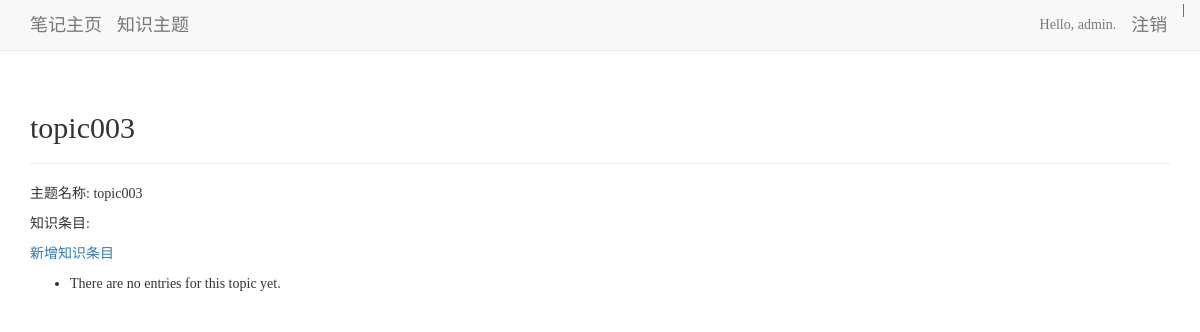
Page /topics/3/ (signed in) on the earlier database version.
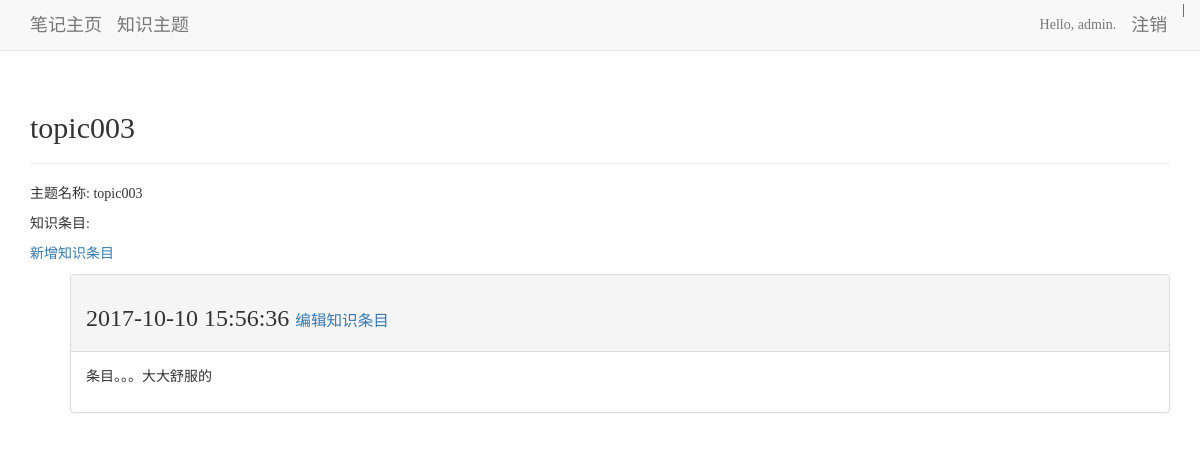
Same page on the later database version.
### learning_logs/models.py (models this page shows, shortened)
class Topic(models.Model):
    text = models.CharField(max_length=200)
    date_added = models.DateTimeField(auto_now_add=True)
    description = models.CharField(max_length=200)
    owner = models.ForeignKey(User)
    def __str__(self):
        return self.text

class Entry(models.Model):
    topic = models.ForeignKey(Topic)
    text = models.TextField()
    date_added = models.DateTimeField(auto_now_add=True)
    class Meta:
        verbose_name_plural = 'entries'

### learning_logs/views.py (the view)
# urls.py: url(r'^topics/(?P<topic_id>\d+)/$', views.topic, name='topic'),
@login_required
def topic(request, topic_id):
    topic = Topic.objects.get(id=topic_id)
    if topic.owner != request.user:
        raise Http404
    entries = topic.entry_set.order_by('-date_added')
    context = {'topic': topic, 'entries': entries}
    return render(request, 'learning_logs/topic.html', context)

### learning_logs/templates/learning_logs/topic.html
{% extends 'learning_logs/base.html' %}
{% block header %}
    <h2>{{ topic }}</h2>
{% endblock header %}
{% block content %}
    <p>主题名称: {{ topic }}</p>
    <p>知识条目:</p>
    <p>
        <a href="{% url 'learning_logs:new_entry' topic.id %}">新增知识条目</a>
    </p>
    <ul>
        {% for entry in entries %}
            <div class="panel panel-default">
                <div class="panel-heading">
                    <h3>
                        {{ entry.date_added|date:"Y-m-d H:i:s" }}
                        <small>
                            <a href="{% url 'learning_logs:edit_entry' entry.id %}">
                                编辑知识条目</a>
                        </small>
                    </h3>
                </div>
                <div class="panel-body">
                    {{ entry.text|linebreaks }}
                </div>
            </div>
            {% empty %}
            <li>
                There are no entries for this topic yet.
            </li>
        {% endfor %}
    </ul>
{% endblock content %}

### learning_logs/templates/learning_logs/base.html (shortened to what this page needs)
{% load bootstrap3 %}
<!DOCTYPE html>
<html lang="en">
    <head>
        {% bootstrap_css %}
        {% load static %}
        <link rel="stylesheet" type="text/css" href="{% static 'learning_logs/css/custom.css' %}" />
    </head>
    <body>
        <nav class="navbar navbar-default navbar-static-top">
            <div class="container">
                <div class="navbar-header">
                    <a class="navbar-brand" href="{% url 'learning_logs:index' %}">
                        笔记主页</a>
                </div>
                <div id="navbar" class="navbar-collapse collapse">
                    <ul class="nav navbar-nav">
                        <li><a class="navbar-brand" href="{% url 'learning_logs:topics' %}">知识主题</a></li>
                    </ul>
                    <ul class="nav navbar-nav navbar-right">
                        {% if user.is_authenticated %}
                            <li><a>Hello, {{ user.username }}.</a></li>
                            <li><a class="navbar-brand" href="{% url 'users:logout' %}">注销</a></li>
                        {% else %}
                            <li><a class="navbar-brand" href="{% url 'users:register' %}">注册</a></li>
                            <li><a class="navbar-brand" href="{% url 'users:login' %}">登录</a></li>
                        {% endif %}
    |               </ul>
                </div>
            </div>
        </nav>
        <div class="container">
            <div class="page-header">
                {% block header %}{% endblock header %}
            </div>
            <div>
                {% block content %}{% endblock content %}
            </div>
        </div>
    </body>
</html>

### learning_logs/static/learning_logs/css/custom.css (style rules this page uses)
body { font-family: "Microsoft YaHei" }

Differences in the rows shown:
added Entry: date_added "2017-10-10 15:56:36", text "条目。。。大大舒服的"
Other differences:
text no longer shown: "There are no entries for this topic yet."
